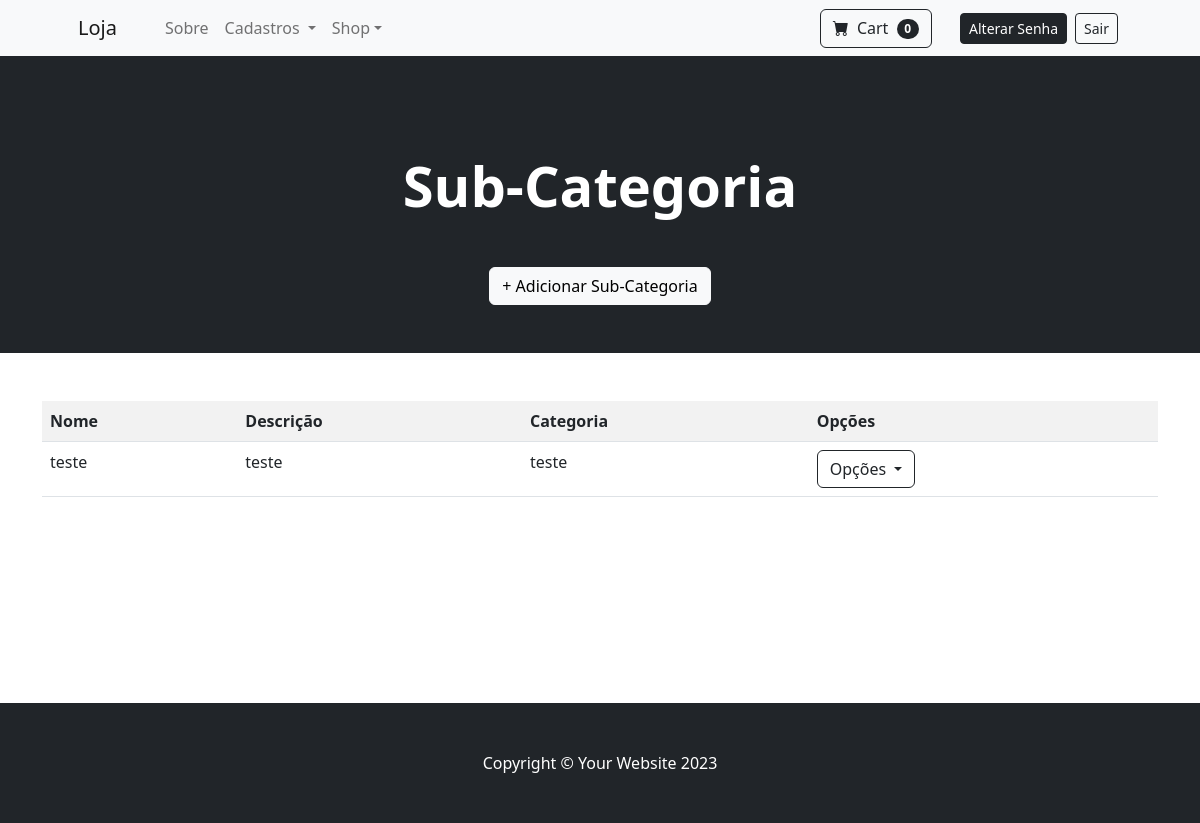
Page /cadastro/listar/sub-categoria/ (signed in) on the committed database.
### cadastros/models.py (models this page shows, shortened)
class SubCategoria(models.Model):
    nome = models.CharField(max_length=120)
    descricao = models.CharField(max_length=255)
    categoria = models.ForeignKey(Categoria, on_delete=models.PROTECT)
    class Meta:
        ordering = ["nome"]

class Categoria(models.Model):
    nome = models.CharField(max_length=120)
    descricao = models.CharField(max_length=255)
    def __str__(self):
        return self.nome
    class Meta:
        ordering = ["nome"]

### cadastros/views.py (the view)
# urls.py: path("listar/sub-categoria/", SubCategoriaList.as_view(), name="listar-sub-categoria"),
class SubCategoriaList(GroupRequiredMixin, LoginRequiredMixin, ListView):
    group_required = "Administrador"
    login_url = reverse_lazy('login')
    template_name = "cadastros/listas/subCategoria.html"
    model = SubCategoria

### cadastros/templates/cadastros/listas/subCategoria.html (shortened to what this page needs)
{% extends "paginasweb/modelos/index.html" %}
{% load static %}
{% block header %}
<header class="bg-dark py-5">
    <div class="container px-4 px-lg-5">
        <div class="text-center text-white">
            <h4 class="display-4 fw-bolder m-5">
                Sub-Categoria
            </h4>
            <a href="{% url 'cadastrar-sub-categoria' %}" class="btn btn-light mb-0">
                + Adicionar Sub-Categoria
            </a>
        </div>
    </div>
</header>
{% endblock header %}
{% block conteudo %}
<div class="outer-container">
    <div class="inner-container container mt-5 mb-5">
        <table class="table table-striped">
            <tr>
                <th>Nome</th>
                <th>Descrição</th>
                <th>Categoria</th>
                <th>Opções</th>
            </tr>
            {% for object in object_list %}
            <tr>
                <td>{{ object.nome }}</td>
                <td>{{ object.descricao }}</td>
                <td>{{ object.categoria }}</td>
                <td>
                    <div class="dropdown">
                        <button class="btn btn-outline-dark dropdown-toggle" type="button" data-bs-toggle="dropdown" aria-expanded="false">
                            Opções
                        </button>
                    </div>
                </td>
            </tr>
            {% empty %}
            <tr>
                <td colspan="3">Nenhum registro encontrado.</td>
            </tr>
            {% endfor %}
        </table>
    </div>
</div>
{% endblock conteudo %}

### cadastros/templates/cadastros/listas/subCategoria.html (style rules this page uses)
.outer-container { min-height: calc(100vh - 450px); display: flex; flex-direction: column; }
.inner-container { flex-grow: 1; }

### rows in the picture
SubCategoria: nome "teste", descricao "teste", categoria "teste"
